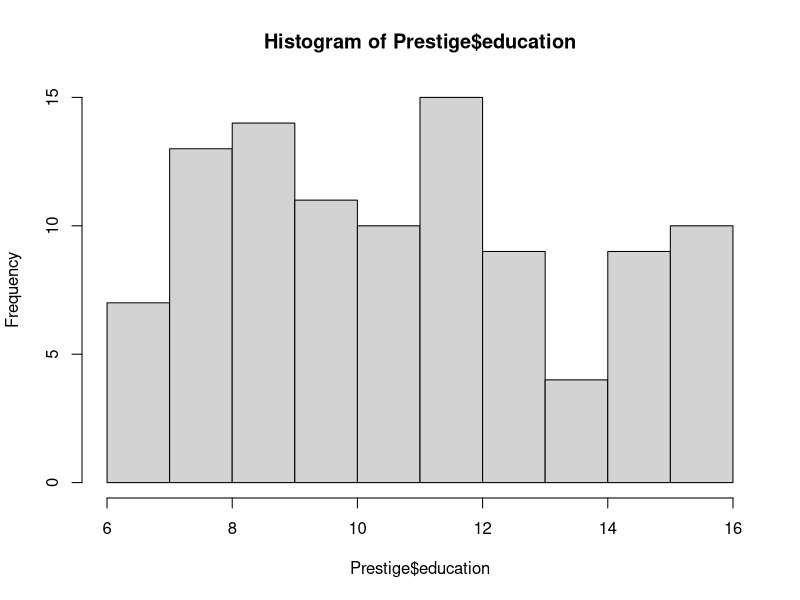
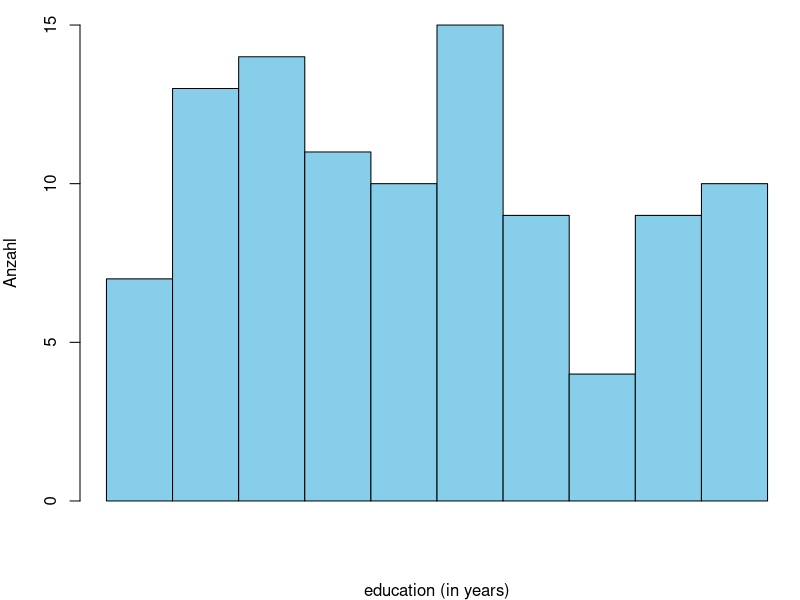
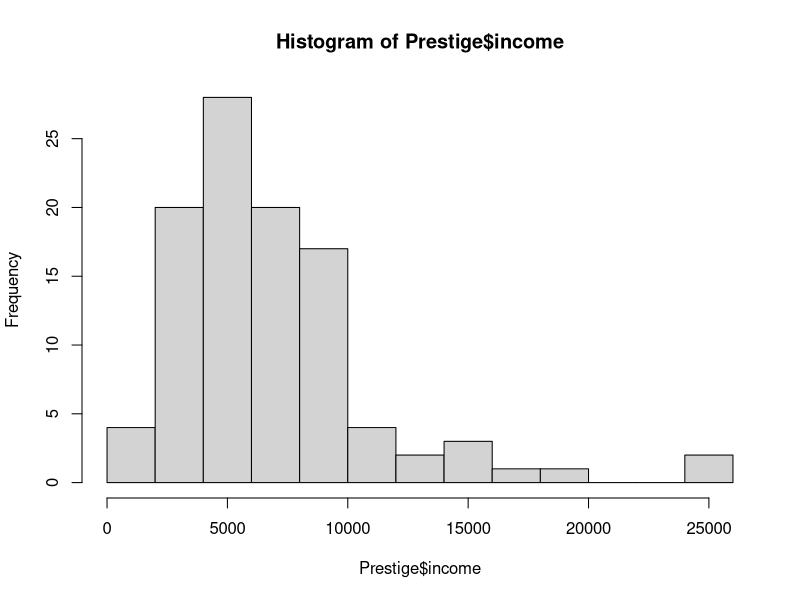
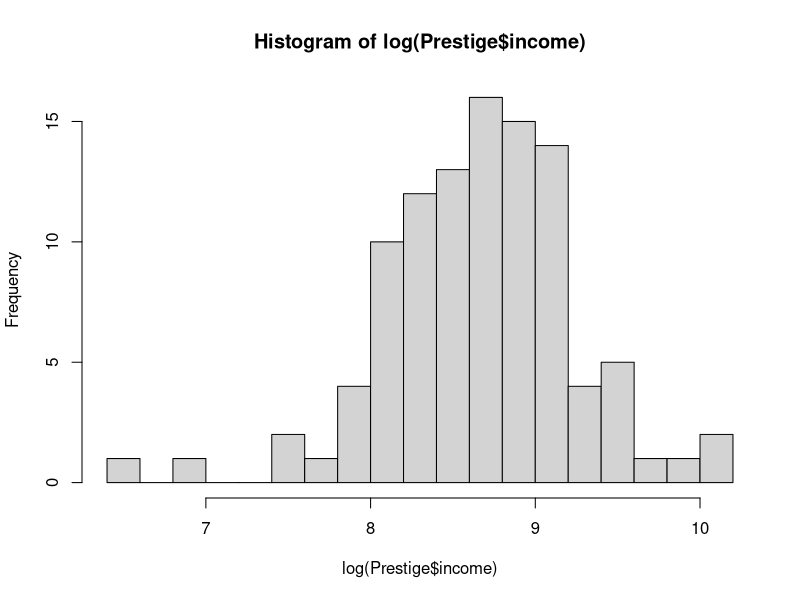
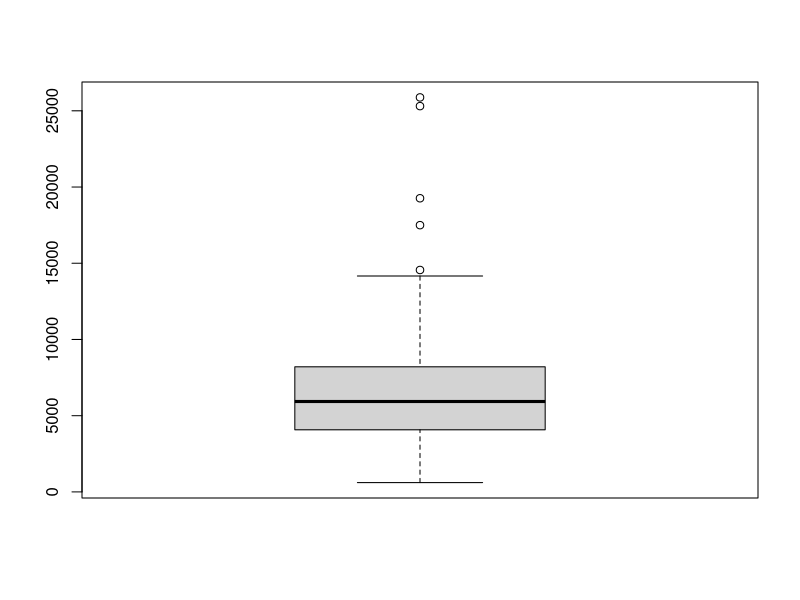
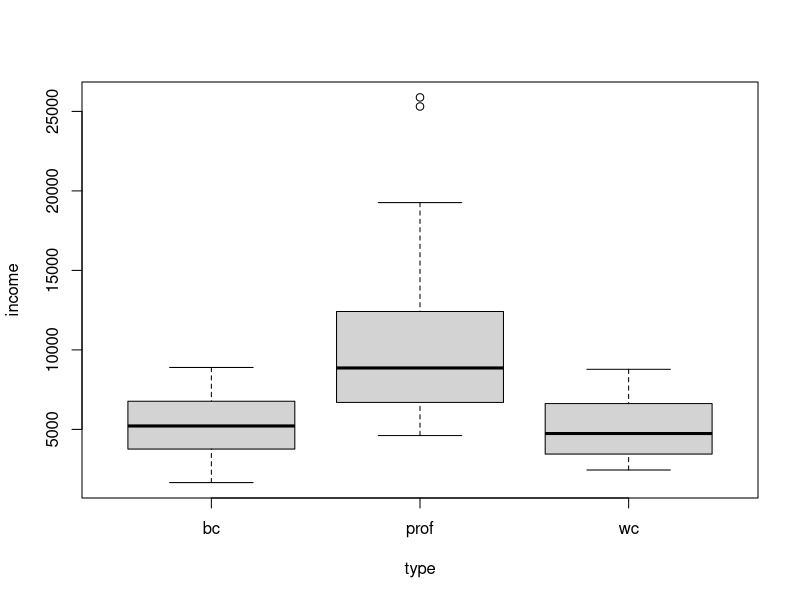
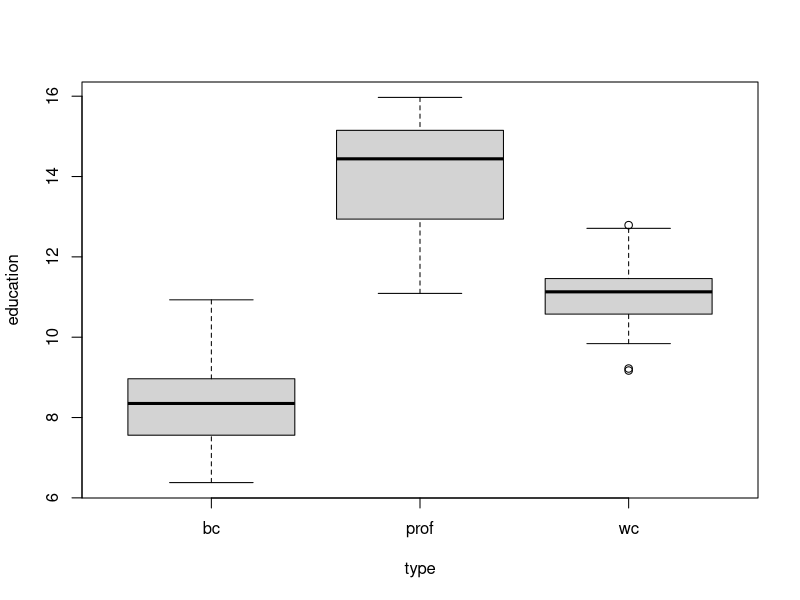
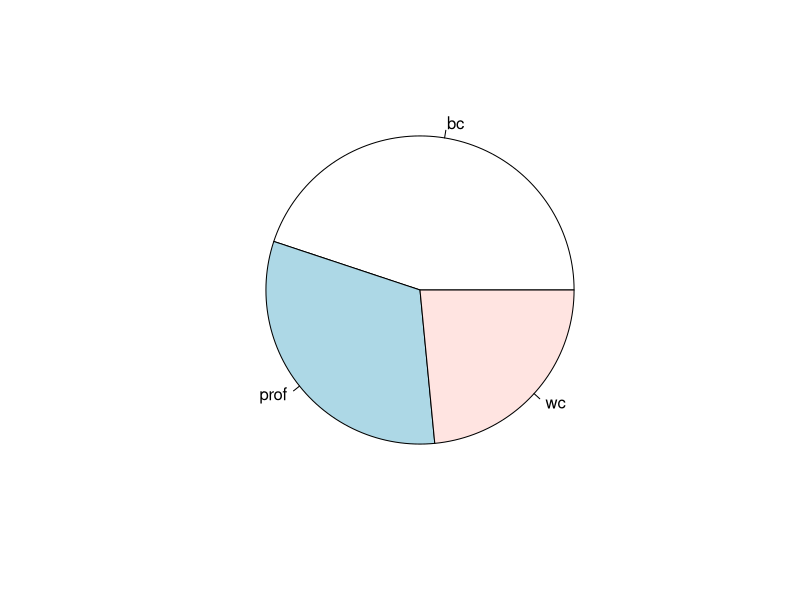

Here is the R script that generated these plots, in order:
### Wednesday, 04.03.2020

# Slides:
#   part3.pdf
#   baseGraphics.html
#   baseGraphics_beispiel.html

############################# bla #############################
# lookup: Simpson-Paradoxon


data(Prestige, package = "carData")

str(Prestige)
dim(Prestige)
head(Prestige)
class(Prestige$type)

# Education (in years)
hist(Prestige$education)

# nicer
par(mar = c(4, 4, .3, .3))

#
hist(Prestige$education,
     xlab = "education (in years)",
     ylab = "Anzahl",
     main = "",
     col = "skyblue",
     xaxt = "n")

# Schliessen des Grafik-Devices und
# Zuruecksetzen der Grafik-Parameter mit:
dev.off()

# histogramm
hist(Prestige$income, breaks = 15)
# Zielvariable logarithmisch
hist(log(Prestige$income), breaks = 15)

# boxplot
boxplot(Prestige$income)

# boxplot(Zielvariable ~ Gruppierungsvariable, data = DatenQuelle)
boxplot(income ~ type, data = Prestige)
boxplot(education ~ type, data = Prestige)

# pie chart
pie(table(Prestige$type))

# bar chart
barplot(table(Prestige$type))

plot(Prestige$type)
methods(plot)

